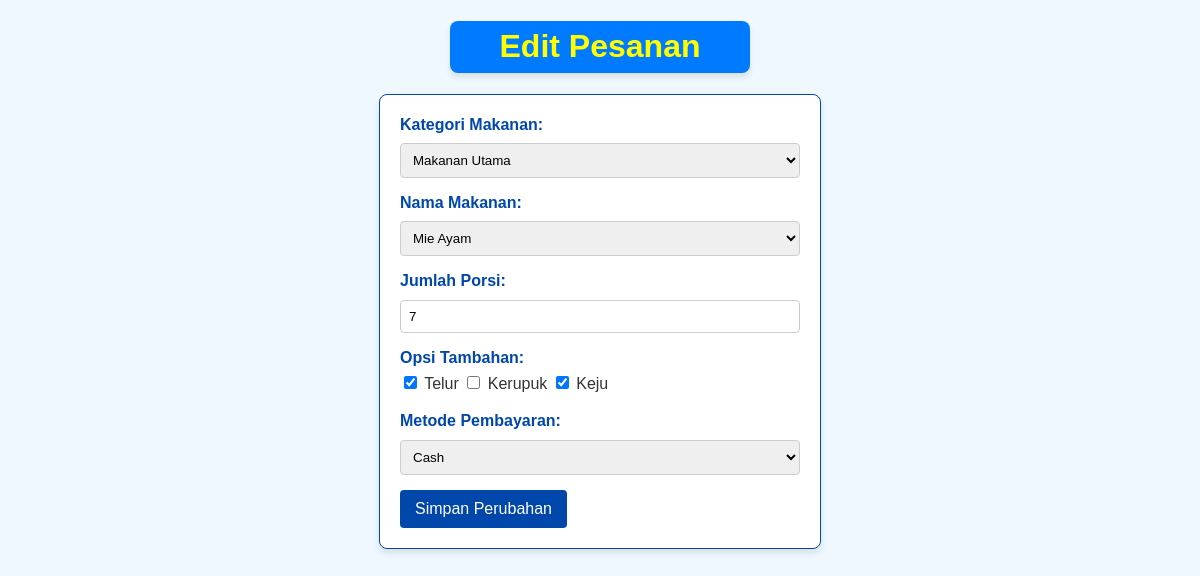
Screenshot of /edit_order.php?id=16 (signed in) with the database file from the repository.
### tables this page shows
CREATE TABLE `orders` (
  `id` int(11) NOT NULL,
  `menu_category` varchar(255) DEFAULT NULL,
  `food_name` varchar(255) DEFAULT NULL,
  `quantity` int(11) DEFAULT NULL,
  `extras` text DEFAULT NULL,
  `payment` varchar(50) DEFAULT NULL,
  `ip_address` varchar(50) DEFAULT NULL,
  `user_agent` text DEFAULT NULL,
  `created_at` timestamp NOT NULL DEFAULT current_timestamp()
);

### edit_order.php (the view, shortened to what this page needs)
<?php
$id = $_GET['id'];
include 'db_config.php';
$query = "SELECT * FROM orders WHERE id = ?";
$stmt = $conn->prepare($query);
$stmt->bind_param("i", $id);
$stmt->execute();
$result = $stmt->get_result();
$order = $result->fetch_assoc();
?>
<!DOCTYPE html>
<html lang="id">
<head>
    <link rel="stylesheet" href="styles.css">
</head>
<body>
    <div class="title-box">
        <h1>Edit Pesanan</h1>
    </div>
    <div class="container">
        <form method="POST" action="">
            <div class="form-group">
                <label for="menuCategory">Kategori Makanan:</label>
                <select id="menuCategory" name="menuCategory" required>
                    <option value="Makanan Utama" <?php echo $order['menu_category'] === 'Makanan Utama' ? 'selected' : ''; ?>>Makanan Utama</option>
                </select>
            </div>
            <div class="form-group">
                <label for="foodName">Nama Makanan:</label>
                <select id="foodName" name="foodName" required>
                    <option value="Mie Ayam" <?php echo $order['food_name'] === 'Mie Ayam' ? 'selected' : ''; ?>>Mie Ayam</option>
                </select>
            </div>
            <div class="form-group">
                <label for="quantity">Jumlah Porsi:</label>
                <input type="number" id="quantity" name="quantity" value="<?php echo htmlspecialchars($order['quantity']); ?>" required>
            </div>
            <div class="form-group">
                <label for="extras">Opsi Tambahan:</label>
                <input type="checkbox" name="extras[]" value="Telur" <?php echo in_array('Telur', explode(',', $order['extras'])) ? 'checked' : ''; ?>> Telur
                <input type="checkbox" name="extras[]" value="Kerupuk" <?php echo in_array('Kerupuk', explode(',', $order['extras'])) ? 'checked' : ''; ?>> Kerupuk
                <input type="checkbox" name="extras[]" value="Keju" <?php echo in_array('Keju', explode(',', $order['extras'])) ? 'checked' : ''; ?>> Keju
            </div>
            <div class="form-group">
                <label for="payment">Metode Pembayaran:</label>
                <select id="payment" name="payment" required>
                    <option value="Cash" <?php echo $order['payment'] === 'Cash' ? 'selected' : ''; ?>>Cash</option>
                </select>
            </div>
            <button type="submit">Simpan Perubahan</button>
        </form>
    </div>
</body>
</html>

### styles.css (style rules this page uses)
body { font-family: Arial, sans-serif; margin: 20px; line-height: 1.6; background-color: #f0f8ff; color: #333; }
.title-box { background-color: #007BFF; text-align: center; color: yellow; border-radius: 8px; text-align: center; font-family: Arial, sans-serif; box-shadow: 0 4px 6px rgba(0, 0, 0, 0.1); margin: 20px 430px ; }
.container { display: flex; justify-content: center; align-items: center; }
form { background-color: #ffffff; border: 1px solid #0047ab; border-radius: 8px; padding: 20px; width: 400px; margin: auto; box-shadow: 0px 4px 6px rgba(0, 0, 0, 0.1); }
.form-group { margin-bottom: 15px; }
label { display: block; font-weight: bold; color: #0047ab; margin-bottom: 5px; }
input[type="text"], input[type="number"], select, input[type="password"] { width: 100%; padding: 8px; margin-top: 5px; border: 1px solid #ccc; border-radius: 4px; box-sizing: border-box; }
label { margin: 0; line-height: 1.2; }
.form-group label { margin-bottom: 4px; }
button { background-color: #0047ab; color: white; padding: 10px 15px; border: none; border-radius: 4px; cursor: pointer; font-size: 16px; }

### rows the page displays
orders: menuCategory "Makanan Utama", foodName "Mie Ayam", quantity "7", extras "☑", payment "Cash"
